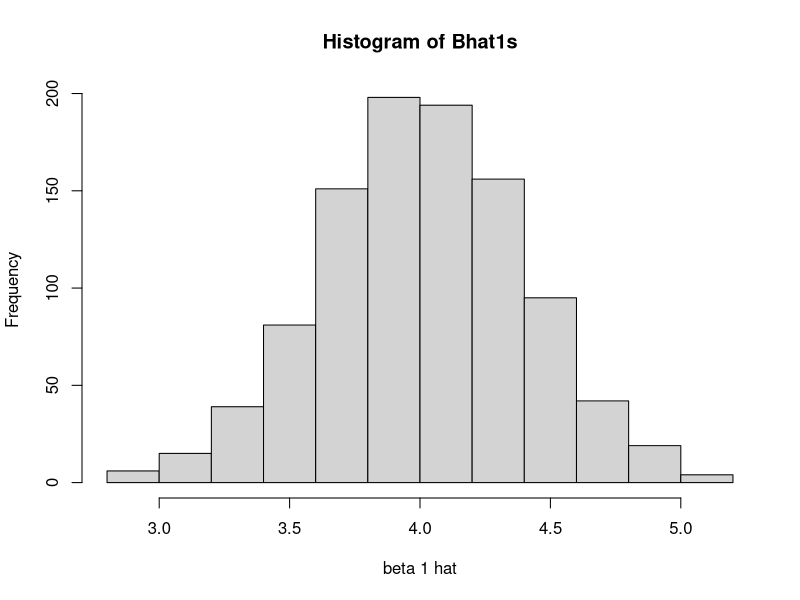
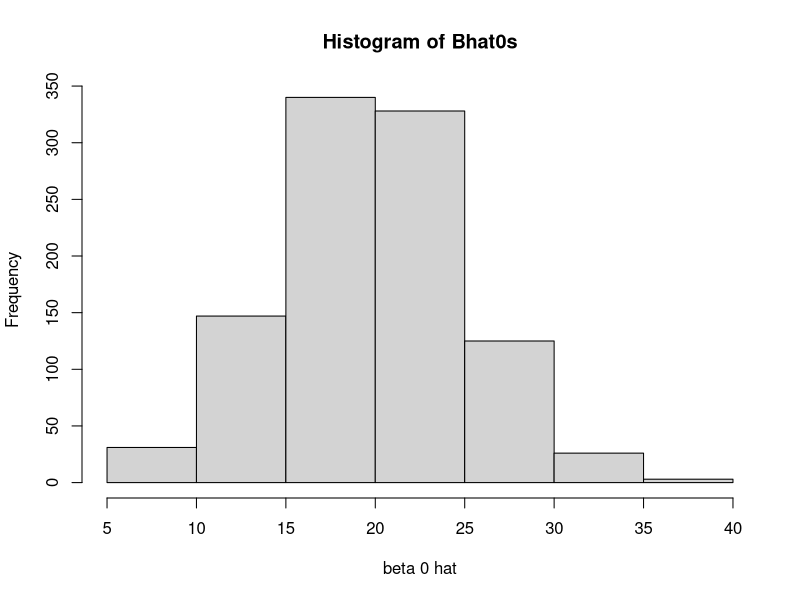
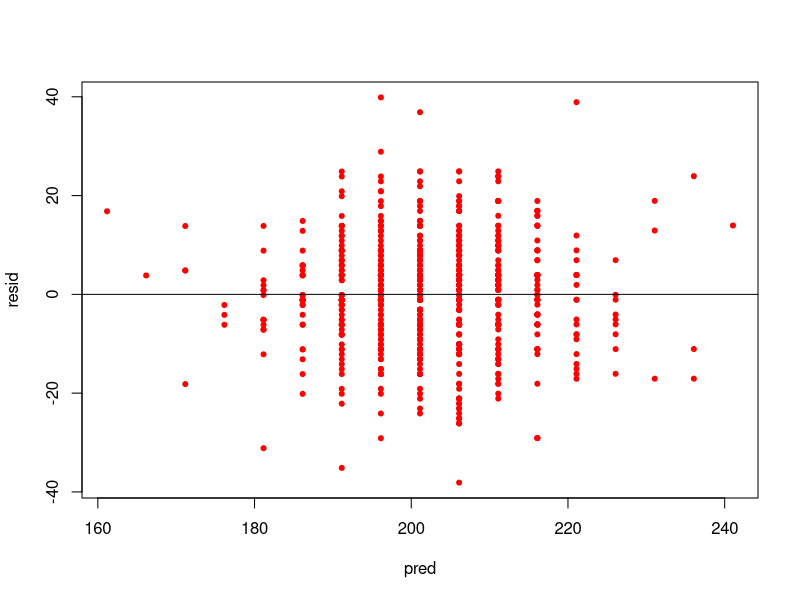
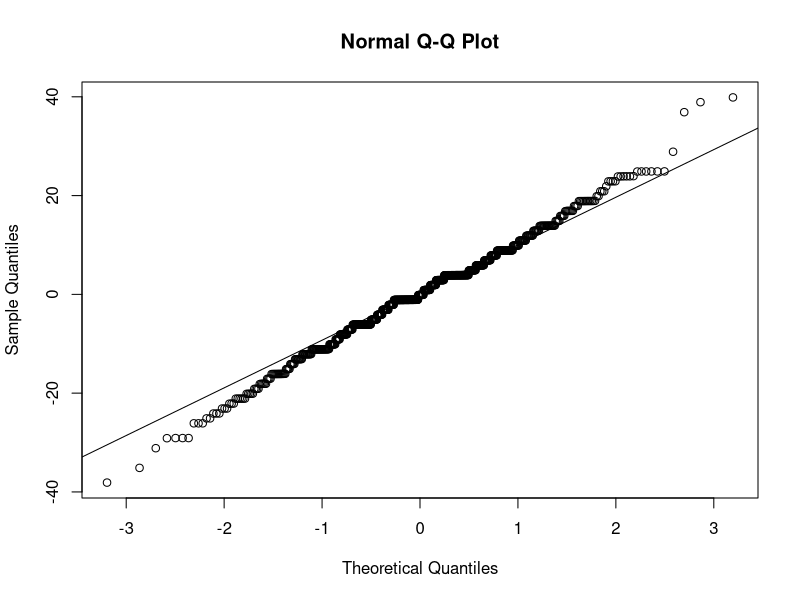

These charts were generated, in order, by the following R code: (Note: this script raises an error after producing the figures.)
## ---- chunk 1
set.seed(1005057368) 
## ---- chunk 2
Xs = c(4, 8, 12, 16, 20)
Sxx = 0
for (x in Xs) {
  Sxx = Sxx + (x - mean(Xs))^2
}
Sxx
## ---- chunk 3
prob = pnorm(3, 4, sqrt(25/Sxx)) + (1-pnorm(5, 4, sqrt(25/Sxx)))
## ---- chunk 4
Xs = c(4, 8, 12, 16, 20)

errors = rnorm(5,0,5)
errors
## ---- chunk 5
Ys = rep(0, 5)
for (i in 1:length(Ys)) {
    Ys[i] = 20 + 4*Xs[i] + errors[i]
}
Ys
## ---- chunk 6
Sxy = 0
for (i in 1:length(Ys)) {
    Sxy = Sxy + (Xs[i] - mean(Xs))*(Ys[i] - mean(Ys))
}
Sxy
## ---- chunk 7
Bhat1 = Sxy / Sxx
Bhat0 = mean(Ys) - Bhat1*mean(Xs)
Bhat1
Bhat0
## ---- chunk 8
X0 = 10
Yhat0 =  Bhat0 + Bhat1 * X0
Yhat0
## ---- chunk 9
fit = lm(formula = Ys ~ Xs)
CI = predict(fit, data.frame(Xs=10), interval="confidence")
## ---- chunk 10
set.seed(1005057368) 
Bhat0s = rep(0,1000)
Bhat1s = rep(0,1000)
lowers = rep(0,1000)
uppers = rep(0,1000)

Xs = c(4, 8, 12, 16, 20)

for (i in 1:length(Bhat0s)) {
  errors = rnorm(5,0,5)

  Ys = rep(0, 5)
  for (j in 1:length(Ys)) {
      Ys[j] = 20 + 4*Xs[j] + errors[j]
  }
  fit = lm(formula = Ys ~ Xs)
  
  Bhat0s[i] = fit$coefficients[1]
  Bhat1s[i] = fit$coefficients[2]
  CI = predict(fit, data.frame(Xs=10), interval="confidence")
  lowers[i] = CI[2]
  uppers[i] = CI[3]
 }
## ---- chunk 11
hist(Bhat1s, xlab = "beta 1 hat")
mean(Bhat1s)
sd(Bhat1s)
## ---- chunk 12
hist(Bhat0s, xlab = "beta 0 hat")
mean(Bhat0s)
sd(Bhat0s)
## ---- chunk 13
numsWithinCI = 0

for (i in 1:length(lowers)) {
  Ey = 20 + 4*X0
  if (Ey > lowers[i] && Ey < uppers[i]){
    numsWithinCI = numsWithinCI + 1
  }
}
numsWithinCI
## ---- chunk 14
Data <-read.csv("NHLhtwt.csv")
X <- Data$Height
Y <- Data$Weight
fit <- lm(Y~X)
summary(fit)
b_0 = fit$coefficients[1]
b_0
b_1 = fit$coefficients[2]
b_1
## ---- chunk 15
### By Hand Calcuation
x0 = 74
n=717
y0_hat = -163.348309 + 4.992666*(x0)
sxx = sum((X - mean(X))^2)
sigma_hat = 11.08
se = sigma_hat*sqrt(1/n + 1/sxx*(x0-mean(X))^2)
lower_int = y0_hat - qt(0.975, n-2)*se
lower_int
upper_int = y0_hat + qt(0.975, n-2)*se
upper_int

## ---- chunk 16
#Using Built-in R Function

new_fit <- data.frame(X=74)
predict(fit, new_fit, interval = "confidence")
## ---- chunk 17
# By "Hands"
spred = sigma_hat*sqrt(1+ 1/n + 1/sxx*(x0-mean(X))^2)
lower_int = y0_hat - qt(0.975, n-2)*spred
lower_int
upper_int = y0_hat + qt(0.975, n-2)*spred
upper_int

#Using Built-in R function
predict(fit, new_fit, interval = "prediction")
## ---- chunk 18
resid = fit$residuals
pred = fit$fitted.values
plot(pred, resid, pch=20, col="red")
abline(c(0,0))

## ---- chunk 19
qqnorm(resid)
qqline(resid)
## ---- chunk 20
shapiro.test(resid)
## ---- chunk 21
btest <- function(resid_data, med_data){

resid1 <- subset(resid_data, Height>med_data)$resid
resid2 <- subset(resid_data, Height<=med_data)$resid
n1 = length(resid1)
n2 = length(resid2)

d1 = abs(resid1-median(resid1))
d2 = abs(resid2-median(resid2))

d1_mean = mean(d1)
d1_var = var(d1)

d2_mean = mean(d2)
d2_var = var(d2)

s2 = ((n1-1)*d1_var + (n2-1)*d2_var)/(n1+n2-2)

t1 = qt(0.975, n1+n2-2)

tBF = abs((d1_mean-d2_mean)/(sqrt(s2)*(sqrt((1/n1)+(1/n2)))))
return(list(tBF=tBF, t1=t1))

}
resid_data = data.frame(resid, Height = c(Data$Height))
med_data = median(Data$Height)
test <- btest(resid_data, med_data)
test$tBF
test$t1
## ---- chunk 22
library(MASS)
result = boxcox(fit)
rfit <- lm(result$y~result$x)

## ---- chunk 23
f_resid = rfit$residuals
f_pred = rfit$fitted.values
plot(f_pred, f_resid, pch=20, col="red")
abline(c(0,0))
## ---- chunk 24
qqnorm(f_resid)
qqline(f_resid)
## ---- chunk 25
shapiro.test(f_resid)
## ---- chunk 26
f_resid_data = data.frame(resid = f_resid, Height = c(result$x))
f_med_data = median(result$x)
test <- btest(resid_data = f_resid_data, med_data = f_med_data)
test$tBF
test$t1
## ---- chunk 27
X = matrix( 
   c(1, -9,  3,
     1, -7, -7,
     1, -5,  7,
     1, -3, -9,
     1, -1,  1,
     1,  1,  5,
     1,  3, -1,
     1,  5, -3,
     1,  7, -5,
     1,  9,  9), # the data elements 
   nrow=10,              # number of rows 
   ncol=3,              # number of columns 
   byrow = TRUE)        # fill matrix by rows `
#t(X)
Y = matrix(c(34,16,26,35,32,11,24,1,-3,15),nrow = 10,ncol=1, byrow=TRUE)

A = (1/1067840)*matrix(
  c(106784,   0,   0,
    0     ,3300,-460,
    0     ,-460,3300), nrow = 3, ncol = 3, byrow = TRUE)
betahat = A %*% t(X) %*% Y
betahat
## ---- chunk 28
Yhat = X %*% betahat
Yhat
ei = Y - Yhat
var = (t(ei)%*%ei)
sigma2 = var/7
sigma2
## ---- chunk 29
Xs = c(3,5,4,6,7)
Ys = c(4,6.5,5,7,7.5)
fit = lm(formula = Ys ~ Xs,x=TRUE)
designMatrix = matrix(model.matrix(fit), nrow = 5, ncol = 2, byrow = FALSE)
designMatrix 
## ---- chunk 30
coeffs = solve(t(designMatrix)%*%designMatrix)%*%t(designMatrix)%*%Ys
coeffs
## ---- chunk 31
sigma2=4
varCovarMatrix = solve(t(designMatrix)%*%designMatrix) *sigma2
varCovarMatrix
## ---- chunk 32
varCovarMatrix[1,2]
## ---- chunk 33
varCovarMatrix[1,1]
## ---- chunk 34
varCovarMatrix[2,2]
## ---- chunk 35
H = designMatrix%*%solve(t(designMatrix)%*%designMatrix)%*%t(designMatrix)
H
## ---- chunk 36
sigma2 = 4
VarE = (diag(5) - H)*sigma2
VarE
